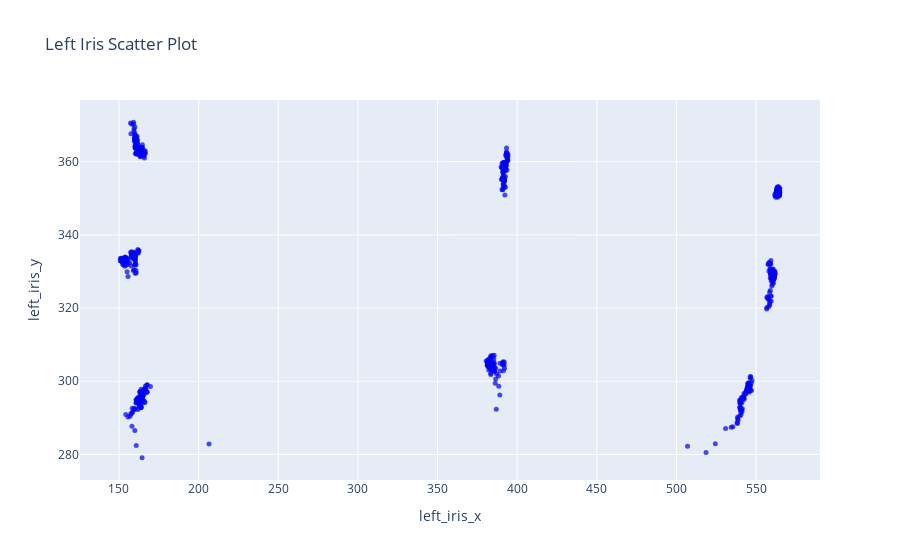

Notebook source saved alongside this figure:
### Markdown cell above
### Left Eye Scatter Plot Visualization

### Code cell
# Create a scatter plot
fig = go.Figure(
    data=go.Scatter(
        x=raw_dataset["left_iris_x"],
        y=raw_dataset["left_iris_y"],
        mode="markers",
        marker=dict(color="blue", size=5, opacity=0.7),
    )
)

# Set the layout
fig.update_layout(
    title="Left Iris Scatter Plot",
    xaxis=dict(title="left_iris_x"),
    yaxis=dict(title="left_iris_y"),
)

# Show the plot
fig.show()

### Figure 1 — Plotly figure (JSON) as saved in the notebook; plotly's stock layout.template omitted (floating-point values rounded to 4 significant figures; data arrays with more than 128 entries replaced by an {"elided": "..."} marker saying what was removed)
{"data": [{"marker": {"color": "blue", "opacity": 0.7, "size": 5}, "mode": "markers", "type": "scatter", "x": {"elided": "720 float values"}, "y": {"elided": "720 float values"}}], "layout": {"title": {"text": "Left Iris Scatter Plot"}, "xaxis": {"title": {"text": "left_iris_x"}}, "yaxis": {"title": {"text": "left_iris_y"}}}}
